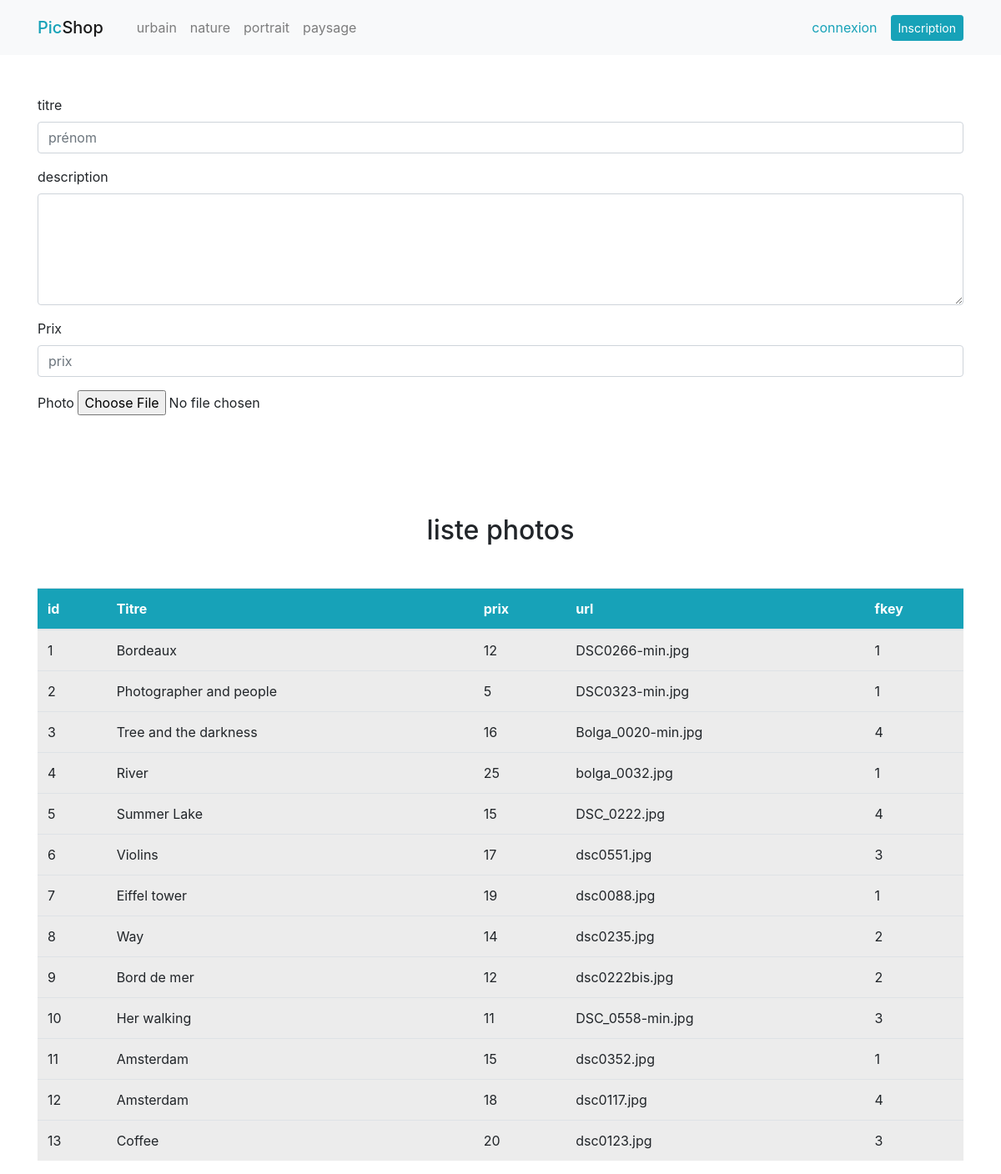
Page /page-admin.php on the committed database.
### tables this page shows
CREATE TABLE `categorie` (
  `pk_id` int(11) NOT NULL,
  `nom` varchar(45) NOT NULL
);

CREATE TABLE `photo` (
  `pkid` int(4) NOT NULL,
  `titre` varchar(50) NOT NULL,
  `description` varchar(500) NOT NULL,
  `prix` float NOT NULL,
  `url` varchar(100) NOT NULL,
  `fk` int(11) NOT NULL
);

### include/fonctions.php (called while the page is built, shortened)
<?php
function isUserConnected(){
    return isset($_SESSION['user']);
}

### page-admin.php (the view)
 <?php
    require_once __DIR__ . '/include/init.php';
    include __DIR__ . '/layout/top.php';
    $query = 'SELECT * FROM photo';
    $stmt = $pdo->query($query);
    $photos = $stmt->fetchAll();
?>
 <div class="container">
     <div class="row">
         <div class="col-12 mt-5">
             <form method="post">
                <div class="form-group">
                    <label>titre</label>
                    <input name="titre" value="<?= $titre ?>" type="text" class="form-control" placeholder="prénom">
                </div>
                <div class="form-group">
                    <label>description</label>
                    <textarea rows="5"  name="desc" value="<?= $desc ?>" type="text" class="form-control"></textarea>
                </div>
                <div class="form-group">
                    <label>Prix</label>
                    <input name="prix" value="<?= $prix ?>" type="text" class="form-control" placeholder="prix">
                </div>
                <div class="form-group">
		            <label>Photo</label>
		            <input type="file" name="photo">
	            </div>
             </form>
         </div>
         <div class="col-12 mt-5">
             <h2 class="text-center">liste photos</h2>
             <table class="table table-borderless table-active">
                <thead class="bg-info text-white">
                    <tr>
                        <th scope="col">id</th>
                        <th scope="col">Titre</th>
                        <th scope="col">prix</th>
                        <th scope="col">url</th>
                        <th scope="col">fkey</th>
                    </tr>
                </thead>
                <tbody>
                    <?php
                        foreach ($photos as $photo) :
                    ?>
                    <tr>
                        <td><?= $photo['pkid']; ?></td>
                        <td><?= $photo['titre']; ?></td>
                        <td><?= $photo['prix']; ?></td>
                        <td><?= $photo['url']; ?></td>
                        <td><?= $photo['fk']; ?></td>
                    </tr>
                    <?php
                        endforeach;
                    ?>
                </tbody>
            </table>
         </div>
     </div>
 </div>

### layout/top.php (shortened to what this page needs)
<!doctype html>
<html lang="fr">
  <head>
    <link rel="stylesheet" href="https://maxcdn.bootstrapcdn.com/bootstrap/4.0.0/css/bootstrap.min.css">
    <link rel="stylesheet" href="css/picshop.css">
  </head>
  <body>
  <?php
    require_once __DIR__ . '/../include/init.php';
    $query = 'SELECT * FROM categorie';
    $stmt = $pdo->query($query);
    $categories = $stmt->fetchAll();
  ?>
    <header>
      <nav class="navbar navbar-expand-lg navbar-light bg-light">
        <div class="container">
          <a class="navbar-brand mb-0 h1 text-info" href="index.php">Pic<span class="navbar-brand mb-0 h1">Shop</span></a>
          <div class="collapse navbar-collapse" id="navbarSupportedContent">
            <ul class="navbar-nav mr-auto">
              <?php
                foreach($categories as $categorie) :
              ?>
              <li class="nav-item">
                <a class="nav-link" href="categorie.php?id=<?= $categorie['id']; ?>"><?= $categorie['nom']; ?></a>
              </li>
              <?php
                endforeach;
              ?>
            </ul>
            <div class="form-inline my-2 my-lg-0">
              <?php
                if(isUserConnected()) :
              ?>
              <a class="btn btn-info btn-sm my-2 my-sm-0" href="#"><?= getUserFullName(); ?></a>
              <form method="post">
                <div class="form-group">
                  <button class="btn btn-sm btn-outline-info ml-1" name="deco" href="#">Déconnexion</button>
                </div>
              </form>
              <?php
                else :
              ?>
              <a class="nav-link text-info" href="connexion.php">connexion</a>
              <a class="btn btn-info btn-sm my-2 my-sm-0" href="inscription.php">Inscription</a>
              <?php
                endif;
              ?>
            </div>
          </div>
        </div>
      </nav>
    </header>
<div class="container-fluid" style="padding:0; overflow:hidden">

### css/picshop.css (style rules this page uses)
h1, h2 { margin: 50px 0; }

### rows in the picture
categorie: nom "urbain"
categorie: nom "nature"
categorie: nom "portrait"
categorie: nom "paysage"
photo: pkid "1", titre "Bordeaux", prix "12", url "DSC0266-min.jpg", fk "1"
photo: pkid "2", titre "Photographer and people", prix "5", url "DSC0323-min.jpg", fk "1"
photo: pkid "3", titre "Tree and the darkness", prix "16", url "Bolga_0020-min.jpg", fk "4"
photo: pkid "4", titre "River", prix "25", url "bolga_0032.jpg", fk "1"
photo: pkid "5", titre "Summer Lake", prix "15", url "DSC_0222.jpg", fk "4"
photo: pkid "6", titre "Violins", prix "17", url "dsc0551.jpg", fk "3"
photo: pkid "7", titre "Eiffel tower", prix "19", url "dsc0088.jpg", fk "1"
photo: pkid "8", titre "Way", prix "14", url "dsc0235.jpg", fk "2"
photo: pkid "9", titre "Bord de mer", prix "12", url "dsc0222bis.jpg", fk "2"
photo: pkid "10", titre "Her walking", prix "11", url "DSC_0558-min.jpg", fk "3"
photo: pkid "11", titre "Amsterdam", prix "15", url "dsc0352.jpg", fk "1"
photo: pkid "12", titre "Amsterdam", prix "18", url "dsc0117.jpg", fk "4"
photo: pkid "13", titre "Coffee", prix "20", url "dsc0123.jpg", fk "3"
